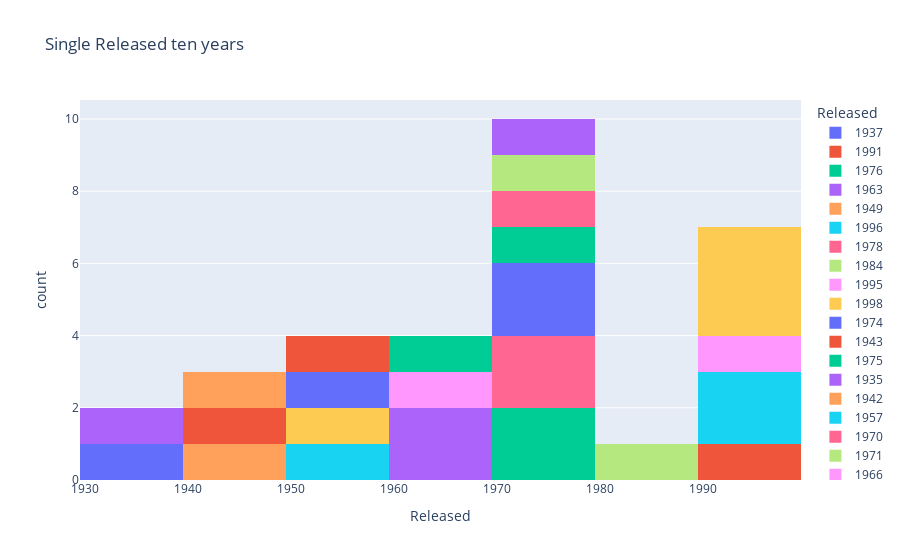

Source (notebook cell):
### Code cell
# Create a histogram using Plotly Express
#fig = px.histogram(df, x='Released', nbins=10, title="Single Released ten years")
# Create the histogram with different colors for each bar
fig = px.histogram(df, x='Released', nbins=10, color='Released', title="Single Released ten years")
# Show the plot
fig.show()

### Figure 1 — Plotly figure (JSON) as saved in the notebook; plotly's stock layout.template omitted (floating-point values rounded to 4 significant figures)
{"data": [{"alignmentgroup": "True", "bingroup": "x", "hovertemplate": "Released=%{x}<br>count=%{y}<extra></extra>", "legendgroup": "1937", "marker": {"color": "#636efa", "pattern": {"shape": ""}}, "name": "1937", "nbinsx": 10, "offsetgroup": "1937", "orientation": "v", "showlegend": true, "type": "histogram", "x": [1937], "xaxis": "x", "yaxis": "y"}, {"alignmentgroup": "True", "bingroup": "x", "hovertemplate": "Released=%{x}<br>count=%{y}<extra></extra>", "legendgroup": "1991", "marker": {"color": "#EF553B", "pattern": {"shape": ""}}, "name": "1991", "nbinsx": 10, "offsetgroup": "1991", "orientation": "v", "showlegend": true, "type": "histogram", "x": [1991], "xaxis": "x", "yaxis": "y"}, {"alignmentgroup": "True", "bingroup": "x", "hovertemplate": "Released=%{x}<br>count=%{y}<extra></extra>", "legendgroup": "1976", "marker": {"color": "#00cc96", "pattern": {"shape": ""}}, "name": "1976", "nbinsx": 10, "offsetgroup": "1976", "orientation": "v", "showlegend": true, "type": "histogram", "x": [1976, 1976], "xaxis": "x", "yaxis": "y"}, {"alignmentgroup": "True", "bingroup": "x", "hovertemplate": "Released=%{x}<br>count=%{y}<extra></extra>", "legendgroup": "1963", "marker": {"color": "#ab63fa", "pattern": {"shape": ""}}, "name": "1963", "nbinsx": 10, "offsetgroup": "1963", "orientation": "v", "showlegend": true, "type": "histogram", "x": [1963, 1963], "xaxis": "x", "yaxis": "y"}, {"alignmentgroup": "True", "bingroup": "x", "hovertemplate": "Released=%{x}<br>count=%{y}<extra></extra>", "legendgroup": "1949", "marker": {"color": "#FFA15A", "pattern": {"shape": ""}}, "name": "1949", "nbinsx": 10, "offsetgroup": "1949", "orientation": "v", "showlegend": true, "type": "histogram", "x": [1949], "xaxis": "x", "yaxis": "y"}, {"alignmentgroup": "True", "bingroup": "x", "hovertemplate": "Released=%{x}<br>count=%{y}<extra></extra>", "legendgroup": "1996", "marker": {"color": "#19d3f3", "pattern": {"shape": ""}}, "name": "1996", "nbinsx": 10, "offsetgroup": "1996", "orientation": "v", "showlegend": true, "type": "histogram", "x": [1996, 1996], "xaxis": "x", "yaxis": "y"}, {"alignmentgroup": "True", "bingroup": "x", "hovertemplate": "Released=%{x}<br>count=%{y}<extra></extra>", "legendgroup": "1978", "marker": {"color": "#FF6692", "pattern": {"shape": ""}}, "name": "1978", "nbinsx": 10, "offsetgroup": "1978", "orientation": "v", "showlegend": true, "type": "histogram", "x": [1978, 1978], "xaxis": "x", "yaxis": "y"}, {"alignmentgroup": "True", "bingroup": "x", "hovertemplate": "Released=%{x}<br>count=%{y}<extra></extra>", "legendgroup": "1984", "marker": {"color": "#B6E880", "pattern": {"shape": ""}}, "name": "1984", "nbinsx": 10, "offsetgroup": "1984", "orientation": "v", "showlegend": true, "type": "histogram", "x": [1984], "xaxis": "x", "yaxis": "y"}, {"alignmentgroup": "True", "bingroup": "x", "hovertemplate": "Released=%{x}<br>count=%{y}<extra></extra>", "legendgroup": "1995", "marker": {"color": "#FF97FF", "pattern": {"shape": ""}}, "name": "1995", "nbinsx": 10, "offsetgroup": "1995", "orientation": "v", "showlegend": true, "type": "histogram", "x": [1995], "xaxis": "x", "yaxis": "y"}, {"alignmentgroup": "True", "bingroup": "x", "hovertemplate": "Released=%{x}<br>count=%{y}<extra></extra>", "legendgroup": "1998", "marker": {"color": "#FECB52", "pattern": {"shape": ""}}, "name": "1998", "nbinsx": 10, "offsetgroup": "1998", "orientation": "v", "showlegend": true, "type": "histogram", "x": [1998, 1998, 1998], "xaxis": "x", "yaxis": "y"}, {"alignmentgroup": "True", "bingroup": "x", "hovertemplate": "Released=%{x}<br>count=%{y}<extra></extra>", "legendgroup": "1974", "marker": {"color": "#636efa", "pattern": {"shape": ""}}, "name": "1974", "nbinsx": 10, "offsetgroup": "1974", "orientation": "v", "showlegend": true, "type": "histogram", "x": [1974, 1974], "xaxis": "x", "yaxis": "y"}, {"alignmentgroup": "True", "bingroup": "x", "hovertemplate": "Released=%{x}<br>count=%{y}<extra></extra>", "legendgroup": "1943", "marker": {"color": "#EF553B", "pattern": {"shape": ""}}, "name": "1943", "nbinsx": 10, "offsetgroup": "1943", "orientation": "v", "showlegend": true, "type": "histogram", "x": [1943], "xaxis": "x", "yaxis": "y"}, {"alignmentgroup": "True", "bingroup": "x", "hovertemplate": "Released=%{x}<br>count=%{y}<extra></extra>", "legendgroup": "1975", "marker": {"color": "#00cc96", "pattern": {"shape": ""}}, "name": "1975", "nbinsx": 10, "offsetgroup": "1975", "orientation": "v", "showlegend": true, "type": "histogram", "x": [1975], "xaxis": "x", "yaxis": "y"}, {"alignmentgroup": "True", "bingroup": "x", "hovertemplate": "Released=%{x}<br>count=%{y}<extra></extra>", "legendgroup": "1935", "marker": {"color": "#ab63fa", "pattern": {"shape": ""}}, "name": "1935", "nbinsx": 10, "offsetgroup": "1935", "orientation": "v", "showlegend": true, "type": "histogram", "x": [1935], "xaxis": "x", "yaxis": "y"}, {"alignmentgroup": "True", "bingroup": "x", "hovertemplate": "Released=%{x}<br>count=%{y}<extra></extra>", "legendgroup": "1942", "marker": {"color": "#FFA15A", "pattern": {"shape": ""}}, "name": "1942", "nbinsx": 10, "offsetgroup": "1942", "orientation": "v", "showlegend": true, "type": "histogram", "x": [1942], "xaxis": "x", "yaxis": "y"}, {"alignmentgroup": "True", "bingroup": "x", "hovertemplate": "Released=%{x}<br>count=%{y}<extra></extra>", "legendgroup": "1957", "marker": {"color": "#19d3f3", "pattern": {"shape": ""}}, "name": "1957", "nbinsx": 10, "offsetgroup": "1957", "orientation": "v", "showlegend": true, "type": "histogram", "x": [1957], "xaxis": "x", "yaxis": "y"}, {"alignmentgroup": "True", "bingroup": "x", "hovertemplate": "Released=%{x}<br>count=%{y}<extra></extra>", "legendgroup": "1970", "marker": {"color": "#FF6692", "pattern": {"shape": ""}}, "name": "1970", "nbinsx": 10, "offsetgroup": "1970", "orientation": "v", "showlegend": true, "type": "histogram", "x": [1970], "xaxis": "x", "yaxis": "y"}, {"alignmentgroup": "True", "bingroup": "x", "hovertemplate": "Released=%{x}<br>count=%{y}<extra></extra>", "legendgroup": "1971", "marker": {"color": "#B6E880", "pattern": {"shape": ""}}, "name": "1971", "nbinsx": 10, "offsetgroup": "1971", "orientation": "v", "showlegend": true, "type": "histogram", "x": [1971], "xaxis": "x", "yaxis": "y"}, {"alignmentgroup": "True", "bingroup": "x", "hovertemplate": "Released=%{x}<br>count=%{y}<extra></extra>", "legendgroup": "1966", "marker": {"color": "#FF97FF", "pattern": {"shape": ""}}, "name": "1966", "nbinsx": 10, "offsetgroup": "1966", "orientation": "v", "showlegend": true, "type": "histogram", "x": [1966], "xaxis": "x", "yaxis": "y"}, {"alignmentgroup": "True", "bingroup": "x", "hovertemplate": "Released=%{x}<br>count=%{y}<extra></extra>", "legendgroup": "1950", "marker": {"color": "#FECB52", "pattern": {"shape": ""}}, "name": "1950", "nbinsx": 10, "offsetgroup": "1950", "orientation": "v", "showlegend": true, "type": "histogram", "x": [1950], "xaxis": "x", "yaxis": "y"}, {"alignmentgroup": "True", "bingroup": "x", "hovertemplate": "Released=%{x}<br>count=%{y}<extra></extra>", "legendgroup": "1954", "marker": {"color": "#636efa", "pattern": {"shape": ""}}, "name": "1954", "nbinsx": 10, "offsetgroup": "1954", "orientation": "v", "showlegend": true, "type": "histogram", "x": [1954], "xaxis": "x", "yaxis": "y"}, {"alignmentgroup": "True", "bingroup": "x", "hovertemplate": "Released=%{x}<br>count=%{y}<extra></extra>", "legendgroup": "1956", "marker": {"color": "#EF553B", "pattern": {"shape": ""}}, "name": "1956", "nbinsx": 10, "offsetgroup": "1956", "orientation": "v", "showlegend": true, "type": "histogram", "x": [1956], "xaxis": "x", "yaxis": "y"}, {"alignmentgroup": "True", "bingroup": "x", "hovertemplate": "Released=%{x}<br>count=%{y}<extra></extra>", "legendgroup": "1967", "marker": {"color": "#00cc96", "pattern": {"shape": ""}}, "name": "1967", "nbinsx": 10, "offsetgroup": "1967", "orientation": "v", "showlegend": true, "type": "histogram", "x": [1967], "xaxis": "x", "yaxis": "y"}, {"alignmentgroup": "True", "bingroup": "x", "hovertemplate": "Released=%{x}<br>count=%{y}<extra></extra>", "legendgroup": "1979", "marker": {"color": "#ab63fa", "pattern": {"shape": ""}}, "name": "1979", "nbinsx": 10, "offsetgroup": "1979", "orientation": "v", "showlegend": true, "type": "histogram", "x": [1979], "xaxis": "x", "yaxis": "y"}], "layout": {"barmode": "relative", "legend": {"title": {"text": "Released"}, "tracegroupgap": 0}, "title": {"text": "Single Released ten years"}, "xaxis": {"anchor": "y", "categoryarray": [1937, 1991, 1976, 1963, 1949, 1996, 1978, 1984, 1995, 1998, 1974, 1943, 1975, 1935, 1942, 1957, 1970, 1971, 1966, 1950, 1954, 1956, 1967, 1979], "categoryorder": "array", "domain": [0, 1], "title": {"text": "Released"}}, "yaxis": {"anchor": "x", "domain": [0, 1], "title": {"text": "count"}}}}
